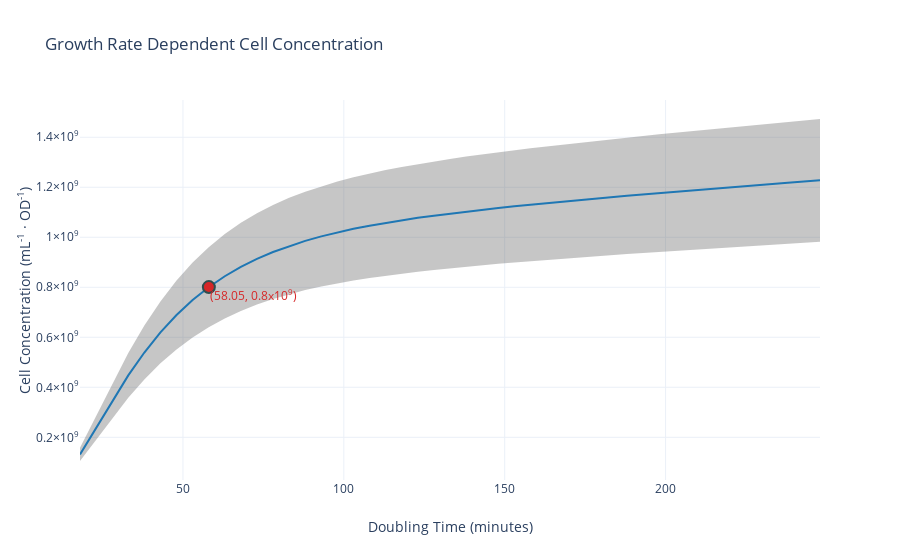

The cell this chart's notebook holds for it:
### Code cell
dt_min = np.arange(18.0, 250.0, 5.0)
results = []
for i in dt_min:
    results.append(popCellCount(i, age_array, weights)) 
    
upper_bound = go.Scatter(
    name='Upper Bound',
    x=dt_min,
    y=[i['cell_concentration']+i['std_cell_concentration'] for i in results],
    mode='lines',
    marker=dict(color="#444"),
    line=dict(width=0),
    fillcolor='rgba(68, 68, 68, 0.3)',
    fill='tonexty')

trace = go.Scatter(
    name='Measurement',
    x=dt_min,
    y=[i['cell_concentration'] for i in results],
    mode='lines',
    line=dict(color='rgb(31, 119, 180)'),
    fillcolor='rgba(68, 68, 68, 0.3)',
    fill='tonexty')

'''
trace1 = go.Scatter(
    name='Old Measurement',
    x=dt_min,
    y=[8.0*10.0**8.0]*len(dt_min),
    mode='lines',
    line=dict(color='rgb(242, 174, 15)'))
'''

trace1 = go.Scatter(
    name='Old Measurement',
    x=[58.0516142],
    y=[popCellCount(58.0516142, age_array, weights)['cell_concentration']],
    marker=dict(size=12, 
                color='#d62728',
                line=dict(width=2,
                    color='DarkSlateGrey'
                    )
                )
    )

lower_bound = go.Scatter(
    name='Lower Bound',
    x=dt_min,
    y=[i['cell_concentration']-i['std_cell_concentration'] for i in results],
    marker=dict(color="#444"),
    line=dict(width=0),
    mode='lines')

# Trace order can be important
# with continuous error bars
data = [lower_bound, trace, upper_bound, trace1]

layout = go.Layout(
    xaxis=dict(title='Doubling Time (minutes)'),
    yaxis=dict(title='Cell Concentration (mL<sup>-1</sup> &#183; OD<sup>-1</sup>)', exponentformat = 'power'),
    title='Growth Rate Dependent Cell Concentration',
    showlegend = False,
    template='plotly_white'
)

fig = go.Figure(data=data, layout=layout)

"""
fig.update_layout(
    shapes=[
        # Line Vertical
        go.layout.Shape(
            type="line",
            x0=58.0516142,
            y0=1.314709*10**8.0,
            x1=58.0516142,
            y1=popCellCount(58.0516142, age_array, weights)['cell_concentration'],
            line=dict(
                color="#d62728",
                width=2,
                dash="dashdot",
            )
        ),
        # Line Horizontal
        go.layout.Shape(
            type="line",
            x0=18,
            y0=popCellCount(58.0516142, age_array, weights)['cell_concentration'],
            x1=58.0516142,
            y1=popCellCount(58.0516142, age_array, weights)['cell_concentration'],
            line=dict(
                color="#d62728",
                width=2,
                dash="dashdot",
            ),
        ),
    ],
    """
fig.update_layout(
    annotations=[
        go.layout.Annotation(
            x=72,
            y=0.77*10**9.0,
            xref="x",
            yref="y",
            text="(58.05, 0.8x10<sup>9</sup>)",
            showarrow=False,
            arrowhead=0,
            ax=0,
            ay=0,
            font=dict(
                color="#d62728"
            )
        )
    ]
)



iplot(fig, filename='pandas-continuous-error-bars')

### Figure 1 — Plotly figure (JSON) as saved in the notebook; plotly's stock layout.template omitted (floating-point values rounded to 4 significant figures)
{"data": [{"line": {"width": 0}, "marker": {"color": "#444"}, "mode": "lines", "name": "Lower Bound", "type": "scatter", "x": [18, 23, 28, 33, 38, 43, 48, 53, 58, 63, 68, 73, 78, 83, 88, 93, 98, 103, 108, 113, 118, 123, 128, 133, 138, 143, 148, 153, 158, 163, 168, 173, 178, 183, 188, 193, 198, 203, 208, 213, 218, 223, 228, 233, 238, 243, 248], "y": [105300000.0, 190000000.0, 276800000.0, 358200000.0, 431500000.0, 495800000.0, 551600000.0, 599500000.0, 640500000.0, 675600000.0, 705500000.0, 731200000.0, 753200000.0, 772300000.0, 788800000.0, 803200000.0, 816000000.0, 827200000.0, 837300000.0, 846500000.0, 854800000.0, 862400000.0, 869500000.0, 876100000.0, 882300000.0, 888200000.0, 893800000.0, 899200000.0, 904400000.0, 909400000.0, 914300000.0, 919100000.0, 923700000.0, 928300000.0, 932800000.0, 937200000.0, 941600000.0, 945900000.0, 950100000.0, 954300000.0, 958500000.0, 962600000.0, 966600000.0, 970700000.0, 974700000.0, 978600000.0, 982500000.0]}, {"fill": "tonexty", "fillcolor": "rgba(68, 68, 68, 0.3)", "line": {"color": "rgb(31, 119, 180)"}, "mode": "lines", "name": "Measurement", "type": "scatter", "x": [18, 23, 28, 33, 38, 43, 48, 53, 58, 63, 68, 73, 78, 83, 88, 93, 98, 103, 108, 113, 118, 123, 128, 133, 138, 143, 148, 153, 158, 163, 168, 173, 178, 183, 188, 193, 198, 203, 208, 213, 218, 223, 228, 233, 238, 243, 248], "y": [131600000.0, 237500000.0, 345800000.0, 447600000.0, 539200000.0, 619600000.0, 689200000.0, 749100000.0, 800400000.0, 844200000.0, 881600000.0, 913700000.0, 941200000.0, 965000000.0, 985700000.0, 1004000000.0, 1020000000.0, 1034000000.0, 1046000000.0, 1058000000.0, 1068000000.0, 1078000000.0, 1087000000.0, 1095000000.0, 1103000000.0, 1110000000.0, 1117000000.0, 1124000000.0, 1130000000.0, 1136000000.0, 1143000000.0, 1148000000.0, 1154000000.0, 1160000000.0, 1166000000.0, 1171000000.0, 1177000000.0, 1182000000.0, 1187000000.0, 1192000000.0, 1198000000.0, 1203000000.0, 1208000000.0, 1213000000.0, 1218000000.0, 1223000000.0, 1228000000.0]}, {"fill": "tonexty", "fillcolor": "rgba(68, 68, 68, 0.3)", "line": {"width": 0}, "marker": {"color": "#444"}, "mode": "lines", "name": "Upper Bound", "type": "scatter", "x": [18, 23, 28, 33, 38, 43, 48, 53, 58, 63, 68, 73, 78, 83, 88, 93, 98, 103, 108, 113, 118, 123, 128, 133, 138, 143, 148, 153, 158, 163, 168, 173, 178, 183, 188, 193, 198, 203, 208, 213, 218, 223, 228, 233, 238, 243, 248], "y": [157900000.0, 284900000.0, 414900000.0, 537100000.0, 646900000.0, 743300000.0, 826900000.0, 898700000.0, 960200000.0, 1013000000.0, 1058000000.0, 1096000000.0, 1129000000.0, 1158000000.0, 1183000000.0, 1204000000.0, 1223000000.0, 1240000000.0, 1255000000.0, 1269000000.0, 1281000000.0, 1293000000.0, 1304000000.0, 1313000000.0, 1323000000.0, 1332000000.0, 1340000000.0, 1348000000.0, 1356000000.0, 1363000000.0, 1371000000.0, 1378000000.0, 1385000000.0, 1392000000.0, 1398000000.0, 1405000000.0, 1412000000.0, 1418000000.0, 1424000000.0, 1431000000.0, 1437000000.0, 1443000000.0, 1449000000.0, 1455000000.0, 1461000000.0, 1467000000.0, 1473000000.0]}, {"marker": {"color": "#d62728", "line": {"color": "DarkSlateGrey", "width": 2}, "size": 12}, "name": "Old Measurement", "type": "scatter", "x": [58.05], "y": [800900000.0]}], "layout": {"annotations": [{"arrowhead": 0, "ax": 0, "ay": 0, "font": {"color": "#d62728"}, "showarrow": false, "text": "(58.05, 0.8x10<sup>9</sup>)", "x": 72, "xref": "x", "y": 770000000, "yref": "y"}], "showlegend": false, "title": {"text": "Growth Rate Dependent Cell Concentration"}, "xaxis": {"title": {"text": "Doubling Time (minutes)"}}, "yaxis": {"exponentformat": "power", "title": {"text": "Cell Concentration (mL<sup>-1</sup> &#183; OD<sup>-1</sup>)"}}}}
